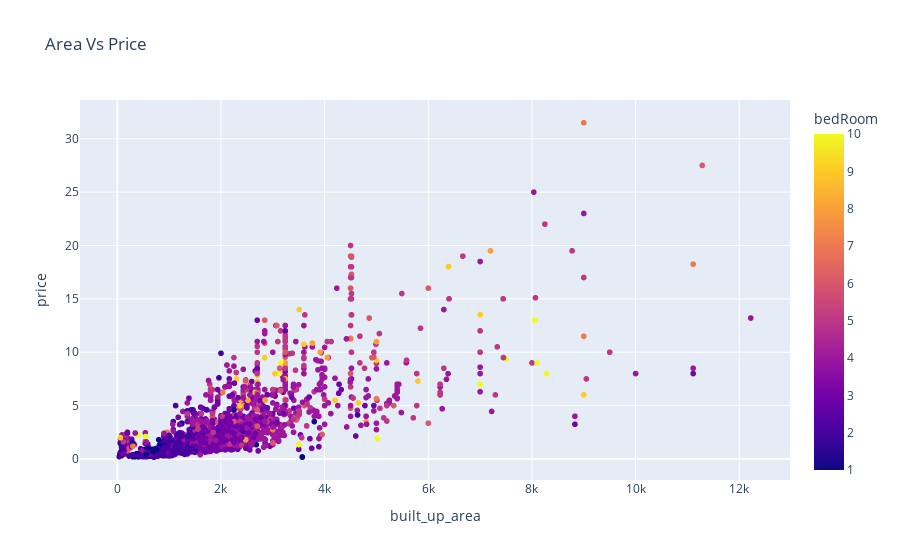

The notebook cell this image was saved under:
### Code cell
fig = px.scatter(df, x="built_up_area", y="price", color="bedRoom", title="Area Vs Price")

# Show the plot
fig.show()

### Figure 1 — Plotly figure (JSON) as saved in the notebook; plotly's stock layout.template omitted (floating-point values rounded to 4 significant figures; data arrays with more than 128 entries replaced by an {"elided": "..."} marker saying what was removed)
{"data": [{"hovertemplate": "built_up_area=%{x}<br>price=%{y}<br>bedRoom=%{marker.color}<extra></extra>", "legendgroup": "", "marker": {"color": {"elided": "3329 int values"}, "coloraxis": "coloraxis", "symbol": "circle"}, "mode": "markers", "name": "", "showlegend": false, "type": "scattergl", "x": {"elided": "3329 float values"}, "xaxis": "x", "y": {"elided": "3329 float values"}, "yaxis": "y"}], "layout": {"coloraxis": {"colorbar": {"title": {"text": "bedRoom"}}, "colorscale": [[0, "#0d0887"], [0.1111, "#46039f"], [0.2222, "#7201a8"], [0.3333, "#9c179e"], [0.4444, "#bd3786"], [0.5556, "#d8576b"], [0.6667, "#ed7953"], [0.7778, "#fb9f3a"], [0.8889, "#fdca26"], [1, "#f0f921"]]}, "legend": {"tracegroupgap": 0}, "title": {"text": "Area Vs Price"}, "xaxis": {"anchor": "y", "domain": [0, 1], "title": {"text": "built_up_area"}}, "yaxis": {"anchor": "x", "domain": [0, 1], "title": {"text": "price"}}}}
